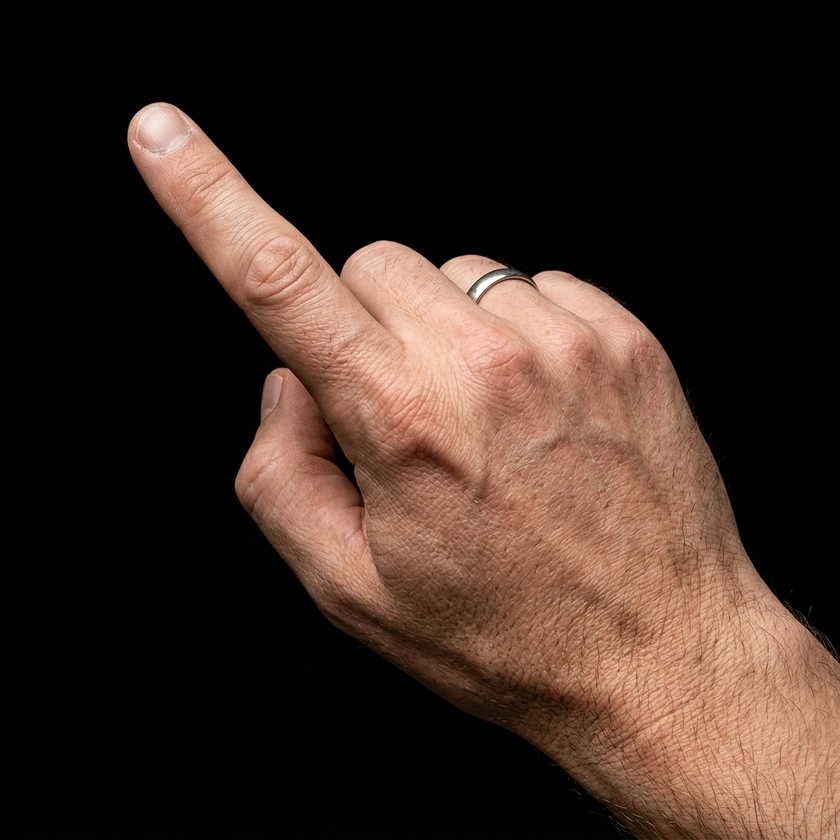
#> input picture src/assets/real_hand_cursor.png, 840 x 840 px, shrunk from 1024 x 1024 before the run
$ python remove_bg.py
#> lines starting #> are read from the running program, lines starting #| are printed output that depends on the picture
from PIL import Image

def remove_background(input_path, output_path):
#> called with input_path = 'src/assets/real_hand_cursor.png', output_path = 'src/assets/real_hand_transparent.png'
    img = Image.open(input_path).convert("RGBA")

    # We want to replace black-ish background with transparent.
    # We can do this by doing a flood-fill from the top-left corner (0,0).
    # Pillow's floodfill doesn't support tolerance out of the box in older versions.
    # So we'll write a simple BFS floodfill with tolerance.

    width, height = img.size
#> width = 840; height = 840
    pixels = img.load()

    # Visited array to keep track
    visited = set()
    queue = [(0, 0), (width-1, 0), (0, height-1), (width-1, height-1)]
#> queue = [(0, 0), (839, 0), (0, 839), (839, 839)]

    tolerance = 25

    def is_bg(r, g, b):
        return r < tolerance and g < tolerance and b < tolerance

    while queue:
        x, y = queue.pop(0)

        if (x, y) in visited:
            continue

        if x < 0 or x >= width or y < 0 or y >= height:
            continue

        r, g, b, a = pixels[x, y]

        if is_bg(r, g, b):
            pixels[x, y] = (0, 0, 0, 0)
            visited.add((x, y))

            # Add neighbors
            queue.append((x+1, y))
            queue.append((x-1, y))
            queue.append((x, y+1))
            queue.append((x, y-1))
#> this loop made 1827748 passes
#> (x, y, r, g, b) on passes 5, 7, 10: (1, 0, 3, 5, 2), (0, 1, 1, 3, 1), (838, 0, 1, 1, 1)
#> after the loop, queue = []; visited = 456936 items

    img.save(output_path, "PNG")
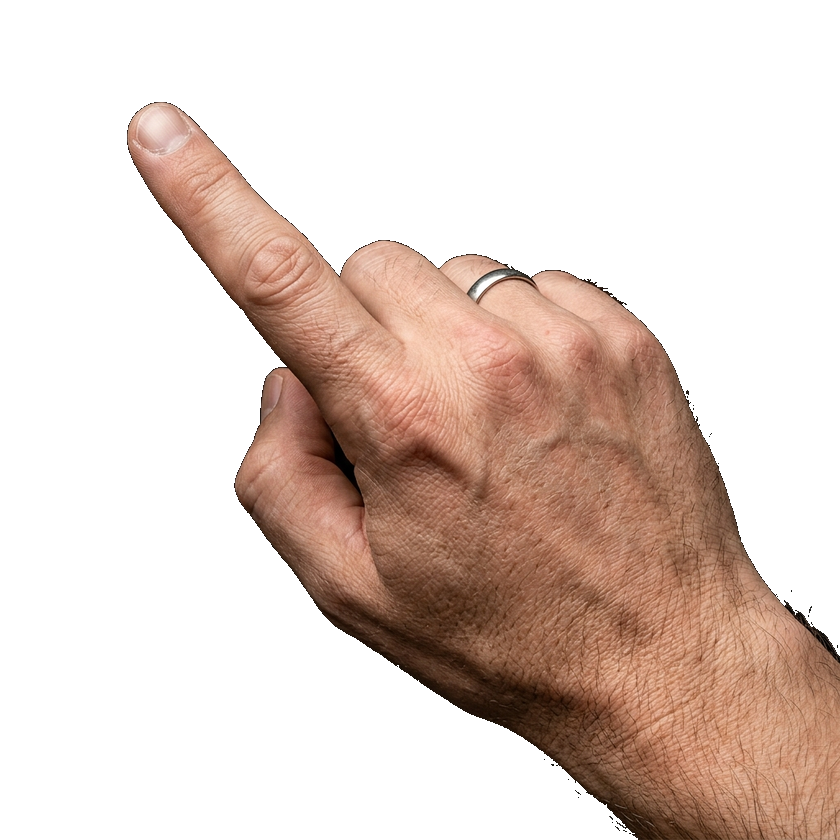
#> saved as real_hand_transparent.png: PIL image 840x840 RGBA; mean R, G, B, A 59.1, 42.3, 34.2, 89.9; transparent parts drawn white

remove_background("src/assets/real_hand_cursor.png", "src/assets/real_hand_transparent.png")
